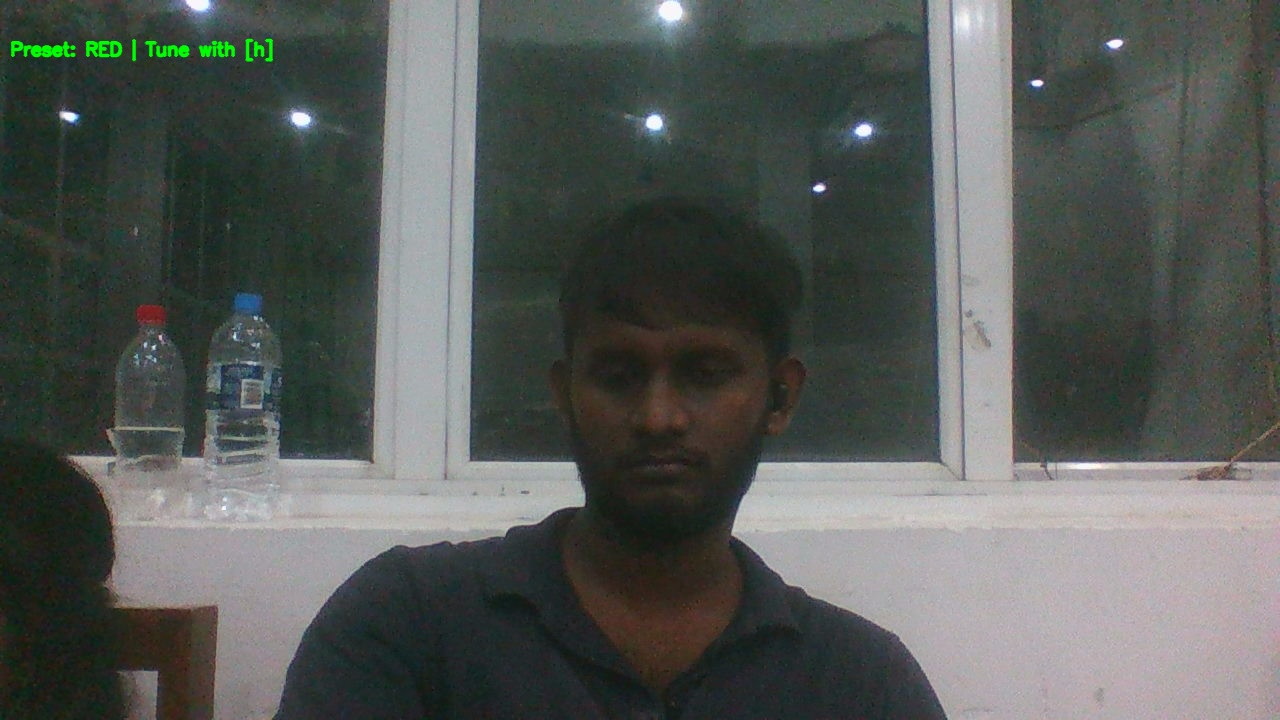
#> input picture invisibility_cloak_1762880068.jpg, 1280 x 720 px, given in place of the camera
$ python invisibility_cloak.py
#> lines starting #> are read from the running program, lines starting #| are printed output that depends on the picture
import cv2
import numpy as np
import sys
import platform
import time

CAM_INDEX = 0
MIRROR = True
WIN_NAME = "Invisibility Cloak"
SHOW_HSV = False
CURRENT_COLOR = "red"

BACKEND = cv2.CAP_DSHOW if platform.system() == "Windows" else 0

def nothing(_):
    pass

def init_hsv_window():
    cv2.namedWindow("HSV Controls", cv2.WINDOW_AUTOSIZE)
    cv2.createTrackbar("H1 min", "HSV Controls", 0, 180, nothing)
    cv2.createTrackbar("S1 min", "HSV Controls", 120, 255, nothing)
    cv2.createTrackbar("V1 min", "HSV Controls", 70, 255, nothing)
    cv2.createTrackbar("H1 max", "HSV Controls", 10, 180, nothing)
    cv2.createTrackbar("S1 max", "HSV Controls", 255, 255, nothing)
    cv2.createTrackbar("V1 max", "HSV Controls", 255, 255, nothing)
    cv2.createTrackbar("H2 min", "HSV Controls", 170, 180, nothing)
    cv2.createTrackbar("S2 min", "HSV Controls", 120, 255, nothing)
    cv2.createTrackbar("V2 min", "HSV Controls", 70, 255, nothing)
    cv2.createTrackbar("H2 max", "HSV Controls", 180, 180, nothing)
    cv2.createTrackbar("S2 max", "HSV Controls", 255, 255, nothing)
    cv2.createTrackbar("V2 max", "HSV Controls", 255, 255, nothing)
    cv2.createTrackbar("Kernel", "HSV Controls", 3, 15, nothing)
    cv2.createTrackbar("Dilate", "HSV Controls", 1, 10, nothing)
    cv2.createTrackbar("Blur", "HSV Controls", 0, 20, nothing)

def set_preset(color):
    presets = {
        "red":  {
            "r1": (0, 120, 70, 10, 255, 255),
            "r2": (170, 120, 70, 180, 255, 255),
            "kernel": 5, "dilate": 2, "blur": 5
        },
        "blue": {
            "r1": (94, 80, 2, 126, 255, 255),
            "r2": (0, 0, 0, 0, 0, 0),
            "kernel": 5, "dilate": 2, "blur": 5
        },
        "green":{
            "r1": (36, 50, 70, 89, 255, 255),
            "r2": (0, 0, 0, 0, 0, 0),
            "kernel": 5, "dilate": 2, "blur": 5
        },
        "white":{
            "r1": (0, 0, 200, 180, 40, 255),
            "r2": (0, 0, 0, 0, 0, 0),
            "kernel": 5, "dilate": 2, "blur": 5
        }
    }
    p = presets[color]
    H1min, S1min, V1min, H1max, S1max, V1max = p["r1"]
    H2min, S2min, V2min, H2max, S2max, V2max = p["r2"]
    cv2.setTrackbarPos("H1 min", "HSV Controls", H1min)
    cv2.setTrackbarPos("S1 min", "HSV Controls", S1min)
    cv2.setTrackbarPos("V1 min", "HSV Controls", V1min)
    cv2.setTrackbarPos("H1 max", "HSV Controls", H1max)
    cv2.setTrackbarPos("S1 max", "HSV Controls", S1max)
    cv2.setTrackbarPos("V1 max", "HSV Controls", V1max)

    cv2.setTrackbarPos("H2 min", "HSV Controls", H2min)
    cv2.setTrackbarPos("S2 min", "HSV Controls", S2min)
    cv2.setTrackbarPos("V2 min", "HSV Controls", V2min)
    cv2.setTrackbarPos("H2 max", "HSV Controls", H2max)
    cv2.setTrackbarPos("S2 max", "HSV Controls", S2max)
    cv2.setTrackbarPos("V2 max", "HSV Controls", V2max)

    cv2.setTrackbarPos("Kernel", "HSV Controls", p["kernel"])
    cv2.setTrackbarPos("Dilate", "HSV Controls", p["dilate"])
    cv2.setTrackbarPos("Blur", "HSV Controls", p["blur"])

def read_hsv_ranges():
    H1min = cv2.getTrackbarPos("H1 min", "HSV Controls")
    S1min = cv2.getTrackbarPos("S1 min", "HSV Controls")
    V1min = cv2.getTrackbarPos("V1 min", "HSV Controls")
    H1max = cv2.getTrackbarPos("H1 max", "HSV Controls")
    S1max = cv2.getTrackbarPos("S1 max", "HSV Controls")
    V1max = cv2.getTrackbarPos("V1 max", "HSV Controls")

    H2min = cv2.getTrackbarPos("H2 min", "HSV Controls")
    S2min = cv2.getTrackbarPos("S2 min", "HSV Controls")
    V2min = cv2.getTrackbarPos("V2 min", "HSV Controls")
    H2max = cv2.getTrackbarPos("H2 max", "HSV Controls")
    S2max = cv2.getTrackbarPos("S2 max", "HSV Controls")
    V2max = cv2.getTrackbarPos("V2 max", "HSV Controls")

    kernel = cv2.getTrackbarPos("Kernel", "HSV Controls")
    if kernel % 2 == 0:
        kernel += 1
    dilate_iter = max(0, cv2.getTrackbarPos("Dilate", "HSV Controls"))
    blur_val = cv2.getTrackbarPos("Blur", "HSV Controls")

    lower1 = np.array([H1min, S1min, V1min])
    upper1 = np.array([H1max, S1max, V1max])
    lower2 = np.array([H2min, S2min, V2min])
    upper2 = np.array([H2max, S2max, V2max])

    return (lower1, upper1, lower2, upper2, kernel, dilate_iter, blur_val)

print("Initializing camera...")

cap = cv2.VideoCapture(CAM_INDEX, BACKEND)
if not cap.isOpened():
    cap = cv2.VideoCapture(CAM_INDEX)
if not cap.isOpened():
    print("ERROR: Could not open webcam.")
    print("Try changing CAM_INDEX (0/1/2) or close other apps using the camera.")
    sys.exit(1)

cap.set(cv2.CAP_PROP_FRAME_WIDTH, 1280)
cap.set(cv2.CAP_PROP_FRAME_HEIGHT, 720)
print("Camera initialized successfully!")

init_hsv_window()
set_preset(CURRENT_COLOR)
if not SHOW_HSV:
    cv2.destroyWindow("HSV Controls")

background = None
font = cv2.FONT_HERSHEY_SIMPLEX
fps_start_time = time.time()
fps_counter = 0
fps_display = 0

print("\n=== INVISIBILITY CLOAK APPLICATION ===")
print("Controls:")
print("  [b] - Capture background")
print("  [1] - Red preset")
print("  [2] - Blue preset")
print("  [3] - Green preset")
print("  [4] - White preset")
print("  [h] - Toggle HSV controls")
print("  [s] - Save current frame")
print("  [q] - Quit")
print("\nStarting live feed...\n")

while True:
    ok, frame = cap.read()
#> frame is the input picture: shape (720, 1280, 3); mean B, G, R 87, 90.4, 86.1
    if not ok:
        print("Failed to read frame from camera.")
        break

    if MIRROR:
        frame = cv2.flip(frame, 1)
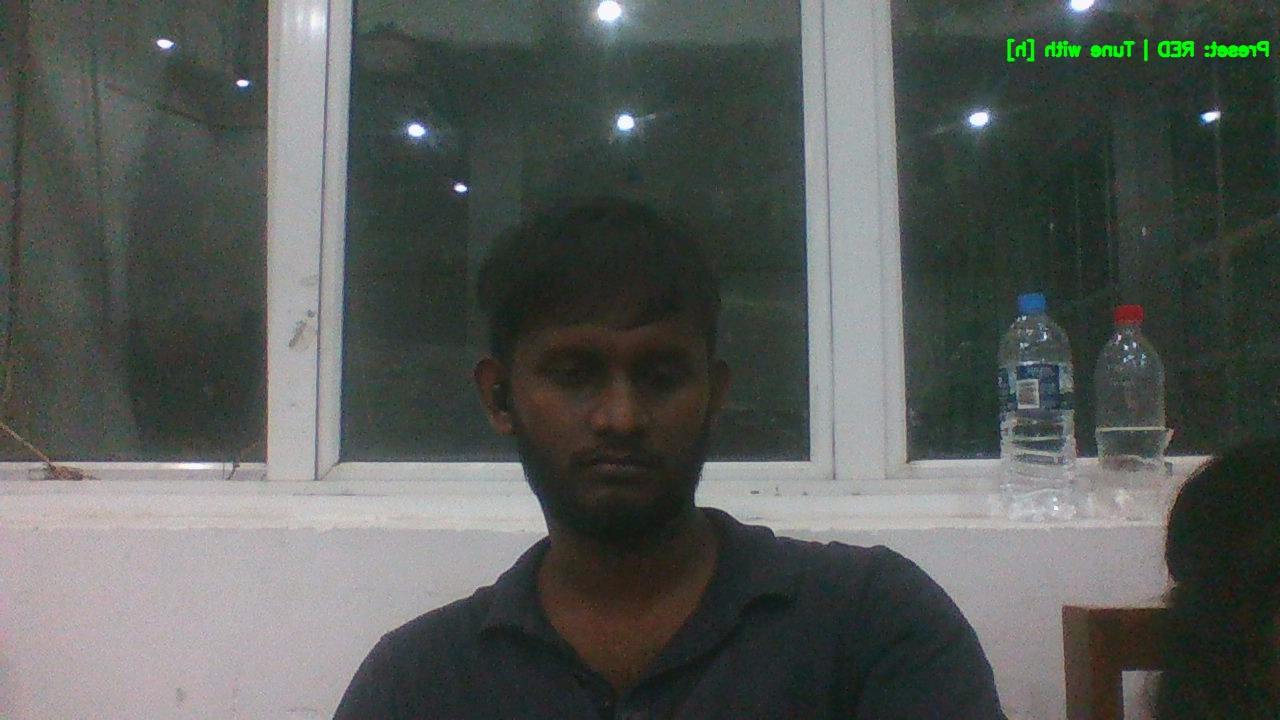
#> frame: shape (720, 1280, 3); mean B, G, R 87, 90.4, 86.1

    display = frame.copy()

    fps_counter += 1
    if time.time() - fps_start_time >= 1.0:
        fps_display = fps_counter
        fps_counter = 0
        fps_start_time = time.time()


    cv2.putText(display, f"[b]bg [1]red [2]blue [3]green [4]white [h]HSV [s]save [q]quit | FPS: {fps_display}",
                (10, 25), font, 0.5, (255, 255, 255), 1, cv2.LINE_AA)

    if background is None:
        cv2.putText(display, "STEP 1: Clear the frame, then press [b] to capture background",
                    (10, 55), font, 0.6, (0, 255, 255), 2, cv2.LINE_AA)
        cv2.putText(display, "STEP 2: Wear colored cloth and press [1/2/3/4] for color preset",
                    (10, 85), font, 0.6, (0, 255, 255), 2, cv2.LINE_AA)
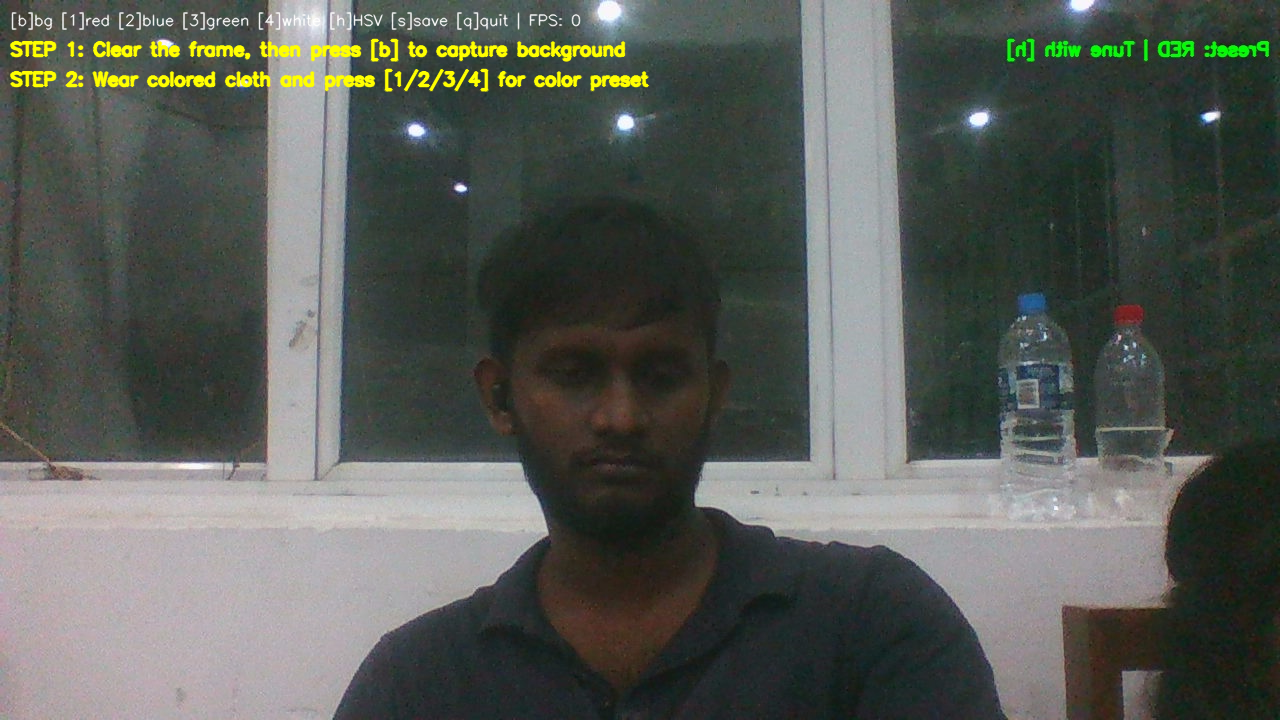
#> display: shape (720, 1280, 3); mean B, G, R 86.4, 92.4, 88.2
        cv2.imshow(WIN_NAME, display)
        key = cv2.waitKey(1) & 0xFF
#> (key q is pressed here)
        if key == ord('q'):
            break
        elif key == ord('h'):
            SHOW_HSV = not SHOW_HSV
            if SHOW_HSV:
                init_hsv_window()
                set_preset(CURRENT_COLOR)
            else:
                cv2.destroyWindow("HSV Controls")
        elif key in (ord('1'), ord('2'), ord('3'), ord('4')):
            CURRENT_COLOR = {'1':'red','2':'blue','3':'green','4':'white'}[chr(key)]
            SHOW_HSV = True
            init_hsv_window()
            set_preset(CURRENT_COLOR)
            print(f"Switched to {CURRENT_COLOR} preset")
        elif key == ord('b'):
            print("Capturing background in 3 seconds... Clear the frame!")
            for i in range(3, 0, -1):
                ok, temp = cap.read()
                if MIRROR:
                    temp = cv2.flip(temp, 1)
                temp_display = temp.copy()
                cv2.putText(temp_display, f"Capturing in {i}...",
                           (frame.shape[1]//2 - 100, frame.shape[0]//2),
                           font, 2, (0, 255, 255), 3, cv2.LINE_AA)
                cv2.imshow(WIN_NAME, temp_display)
                cv2.waitKey(1000)

            for _ in range(30):
                ok, bg = cap.read()
                if not ok:
                    break
                if MIRROR:
                    bg = cv2.flip(bg, 1)
            background = bg.copy()
            print("Background captured successfully!")
            cv2.putText(display, "Background captured! Now wear your cloak.",
                       (10, 115), font, 0.7, (0, 200, 0), 2, cv2.LINE_AA)
            cv2.imshow(WIN_NAME, display)
            cv2.waitKey(500)
        continue


    hsv = cv2.cvtColor(frame, cv2.COLOR_BGR2HSV)
    try:
        lower1, upper1, lower2, upper2, ksz, dil_iter, blur_val = read_hsv_ranges()
    except cv2.error:
        init_hsv_window()
        set_preset(CURRENT_COLOR)
        lower1, upper1, lower2, upper2, ksz, dil_iter, blur_val = read_hsv_ranges()
        if not SHOW_HSV:
            cv2.destroyWindow("HSV Controls")

    mask1 = cv2.inRange(hsv, lower1, upper1)
    mask2 = cv2.inRange(hsv, lower2, upper2)
    mask = cv2.bitwise_or(mask1, mask2)

    kernel = np.ones((ksz, ksz), np.uint8)
    mask = cv2.morphologyEx(mask, cv2.MORPH_OPEN, kernel, iterations=1)
    mask = cv2.morphologyEx(mask, cv2.MORPH_CLOSE, kernel, iterations=1)
    if dil_iter > 0:
        mask = cv2.dilate(mask, kernel, iterations=dil_iter)


    if blur_val > 0:
        blur_size = blur_val * 2 + 1
        mask = cv2.GaussianBlur(mask, (blur_size, blur_size), 0)

    mask_inv = cv2.bitwise_not(mask)

    cloak_area = cv2.bitwise_and(background, background, mask=mask)
    rest = cv2.bitwise_and(frame, frame, mask=mask_inv)
    output = cv2.add(cloak_area, rest)

    cv2.putText(output, f"Preset: {CURRENT_COLOR.upper()} | Tune with [h]",
                (10, 55), font, 0.6, (0, 255, 0), 2, cv2.LINE_AA)

    cv2.imshow(WIN_NAME, output)

    key = cv2.waitKey(1) & 0xFF
    if key == ord('q'):
        print("Exiting...")
        break
    elif key == ord('h'):
        SHOW_HSV = not SHOW_HSV
        if SHOW_HSV:
            init_hsv_window()
            set_preset(CURRENT_COLOR)
        else:
            cv2.destroyWindow("HSV Controls")
    elif key in (ord('1'), ord('2'), ord('3'), ord('4')):
        CURRENT_COLOR = {'1':'red','2':'blue','3':'green','4':'white'}[chr(key)]
        SHOW_HSV = True
        init_hsv_window()
        set_preset(CURRENT_COLOR)
        print(f"Switched to {CURRENT_COLOR} preset")
    elif key == ord('b'):
        print("Recapturing background in 3 seconds...")
        for i in range(3, 0, -1):
            ok, temp = cap.read()
            if MIRROR:
                temp = cv2.flip(temp, 1)
            temp_display = temp.copy()
            cv2.putText(temp_display, f"Capturing in {i}...",
                       (frame.shape[1]//2 - 100, frame.shape[0]//2),
                       font, 2, (0, 255, 255), 3, cv2.LINE_AA)
            cv2.imshow(WIN_NAME, temp_display)
            cv2.waitKey(1000)

        for _ in range(30):
            ok, bg = cap.read()
            if not ok:
                break
            if MIRROR:
                bg = cv2.flip(bg, 1)
        background = bg.copy()
        print("Background recaptured!")
    elif key == ord('s'):
        filename = f"invisibility_cloak_{int(time.time())}.jpg"
        cv2.imwrite(filename, output)
        print(f"Saved frame as {filename}")

cap.release()
cv2.destroyAllWindows()
print("Application closed successfully!")
